Frame 1 (no input): blank canvas, image omitted
Frame 60 (no input): blank canvas, image omitted
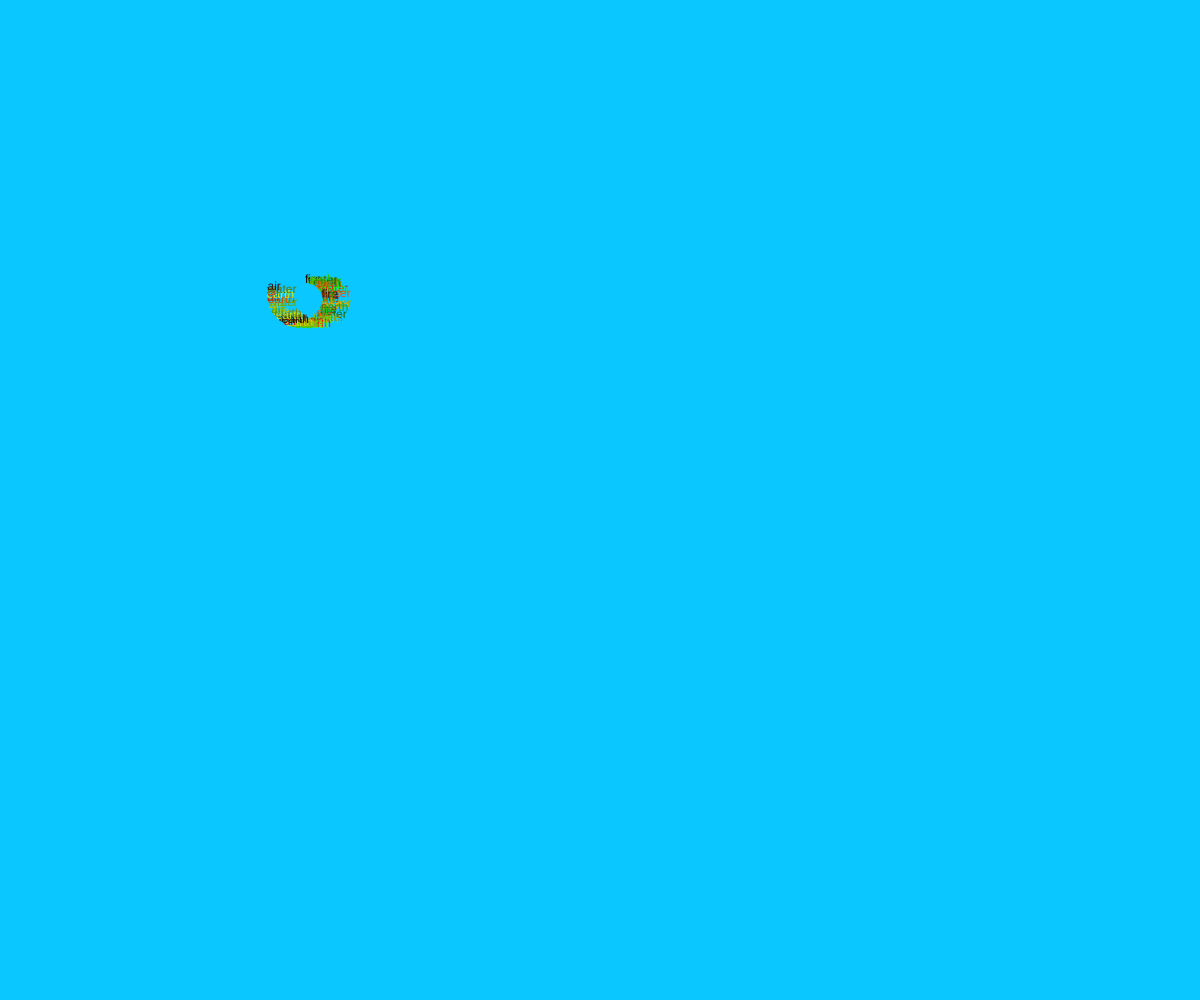
Frame 120 (the mouse pressed at the canvas centre since frame 60)

The p5.js sketch whose frames 1 and 60 were blank and that drew this single picture after the mouse press (run headless with seeded random() and noise() and a simulated clock; from frame 60 on, the mouse is pressed at the canvas centre):

// p5.js sketch
// ── sketch.js
// Setting variables for the spiral
var angle = 5.0;
var offset = 300;
var scalar = 5;
var speed = 0.08;

//Creates the canvas and sets a background color
function setup() {
  createCanvas(windowWidth, windowHeight);
  background(10, 200, 255);
  
}

//This function contains all the different parts that create the spirals 
function draw() {
  
  //This code creates the spiral animation out of words and only works when your mouse is pressed
  if(mouseIsPressed) {
  var x = offset + cos(angle) * scalar * 3.5;
  var y = offset + sin(angle) * scalar * 3.5;
  let words = ['air', 'water', 'fire', 'earth'];
  let word = random(words);
  let r = random(255, 0, 0);
  let g = random(0, 255, 0);
  let b = random(0, 0, 255);
  text(word, x, y);
  fill(r, g, b);
  angle += speed;
  scalar += speed;
  }
  else {
  
  }
}
